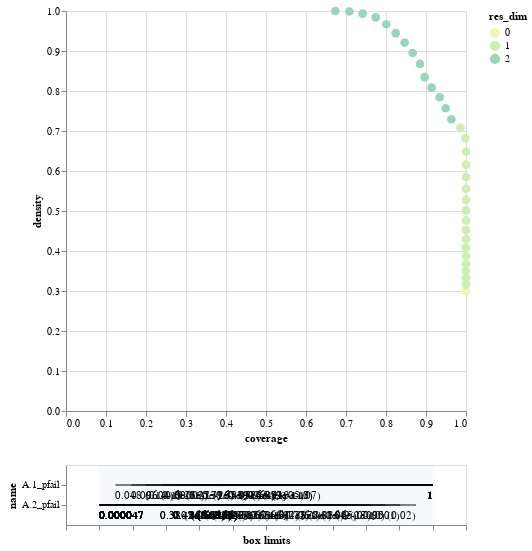

Write notebook code for a chart like this one.
### Code cell
box3_deaths_A2.inspect_tradeoff()

### Figure 1 — Vega-Lite specification as saved in the notebook (floating-point values rounded to 4 significant figures)
{"config": {"view": {"continuousWidth": 400, "continuousHeight": 300}}, "vconcat": [{"data": {"name": "data-b0875db9b9011133cccd7f2449bd724e"}, "mark": {"type": "circle", "size": 75}, "encoding": {"color": {"type": "ordinal", "field": "res_dim", "scale": {"range": ["#eff9b6", "#d0edb3", "#97d6b9", "#5dc0c0", "#31a5c2", "#1f80b8", "#2354a3", "#21318d"]}}, "opacity": {"condition": {"value": 1, "selection": "selector006"}, "value": 0.4}, "tooltip": [{"type": "ordinal", "field": "id"}, {"type": "quantitative", "field": "coverage", "format": ".2"}, {"type": "quantitative", "field": "density", "format": ".2"}, {"type": "ordinal", "field": "res_dim"}], "x": {"type": "quantitative", "field": "coverage"}, "y": {"type": "quantitative", "field": "density"}}, "height": 400, "selection": {"selector006": {"type": "single", "fields": ["id"]}}, "width": 400}, {"layer": [{"data": {"name": "data-f2ca88baea57e6dd75ff93fff05175c3"}, "mark": "rule", "encoding": {"x": {"type": "quantitative", "axis": {"grid": false, "labels": false, "title": "box limits"}, "field": "x_lower", "scale": {"domain": [0, 1], "padding": 0.1}}, "x2": {"field": "x_upper"}, "y": {"type": "nominal", "field": "name", "scale": {"padding": 1.0}}}, "transform": [{"calculate": "(datum.x1-datum.minimum)/(datum.maximum-datum.minimum)", "as": "x_lower"}, {"calculate": "(datum.x2-datum.minimum)/(datum.maximum-datum.minimum)", "as": "x_upper"}, {"filter": {"selection": "selector006"}}], "width": 400}, {"data": {"name": "data-f2ca88baea57e6dd75ff93fff05175c3"}, "mark": {"type": "text", "align": "left", "baseline": "top", "dy": 5}, "encoding": {"text": {"type": "ordinal", "field": "text"}, "x": {"type": "quantitative", "axis": {"grid": false, "labels": false, "title": "box limits"}, "field": "x_lower", "scale": {"domain": [0, 1], "padding": 0.1}}, "x2": {"field": "x_upper"}, "y": {"type": "nominal", "field": "name", "scale": {"padding": 1.0}}}, "transform": [{"calculate": "(datum.x1-datum.minimum)/(datum.maximum-datum.minimum)", "as": "x_lower"}, {"calculate": "(datum.x2-datum.minimum)/(datum.maximum-datum.minimum)", "as": "x_upper"}, {"filter": {"selection": "selector006"}}, {"calculate": "datum.qp_lower>0?format(datum.x1, \".2\")+\" (\"+format(datum.qp_lower, \".1~g\")+\")\" :format(datum.x1, \".2\")", "as": "text"}], "width": 400}, {"data": {"name": "data-f2ca88baea57e6dd75ff93fff05175c3"}, "mark": {"type": "text", "align": "right", "baseline": "top", "dy": 5}, "encoding": {"text": {"type": "ordinal", "field": "text"}, "x": {"type": "quantitative", "field": "x_upper"}, "x2": {"field": "x_upper"}, "y": {"type": "nominal", "field": "name", "scale": {"padding": 1.0}}}, "transform": [{"calculate": "(datum.x1-datum.minimum)/(datum.maximum-datum.minimum)", "as": "x_lower"}, {"calculate": "(datum.x2-datum.minimum)/(datum.maximum-datum.minimum)", "as": "x_upper"}, {"filter": {"selection": "selector006"}}, {"calculate": "datum.qp_upper>0?format(datum.x2, \".2\")+\" (\"+format(datum.qp_upper, \".1\")+\")\" :format(datum.x2, \".2\")", "as": "text"}], "width": 400}, {"data": {"name": "data-bb8d07f6df3d47a6a475317795287b23"}, "mark": {"type": "rect", "opacity": 0.05}, "encoding": {"x": {"type": "quantitative", "field": "start"}, "x2": {"field": "end"}}}, {"data": {"name": "data-d751713988987e9331980363e24189ce"}, "mark": "point", "encoding": {"x": {"type": "quantitative", "field": "x"}, "y": {"type": "nominal", "field": "name"}}, "transform": [{"filter": {"selection": "selector006"}}], "width": 400}, {"data": {"name": "data-d751713988987e9331980363e24189ce"}, "mark": {"type": "text", "align": "center", "baseline": "top", "dy": 5}, "encoding": {"text": {"type": "nominal", "field": "item"}, "x": {"type": "quantitative", "field": "x"}, "y": {"type": "nominal", "field": "name"}}, "transform": [{"filter": {"selection": "selector006"}}], "width": 400}]}], "$schema": "https://vega.github.io/schema/vega-lite/v4.8.1.json", "datasets": {"data-b0875db9b9011133cccd7f2449bd724e": [{"coverage": 1.0, "density": 0.3, "id": 0, "mass": 1.0, "mean": 0.3, "res_dim": 0}, {"coverage": 1.0, "density": 0.3158, "id": 1, "mass": 0.95, "mean": 0.3158, "res_dim": 1}, {"coverage": 1.0, "density": 0.3324, "id": 2, "mass": 0.9025, "mean": 0.3324, "res_dim": 1}, {"coverage": 1.0, "density": 0.35, "id": 3, "mass": 0.8572, "mean": 0.35, "res_dim": 1}, {"coverage": 1.0, "density": 0.3684, "id": 4, "mass": 0.8143, "mean": 0.3684, "res_dim": 1}, {"coverage": 1.0, "density": 0.3878, "id": 5, "mass": 0.7735, "mean": 0.3878, "res_dim": 1}, {"coverage": 1.0, "density": 0.4083, "id": 6, "mass": 0.7348, "mean": 0.4083, "res_dim": 1}, {"coverage": 1.0, "density": 0.4298, "id": 7, "mass": 0.698, "mean": 0.4298, "res_dim": 1}, {"coverage": 1.0, "density": 0.4525, "id": 8, "mass": 0.663, "mean": 0.4525, "res_dim": 1}, {"coverage": 1.0, "density": 0.4764, "id": 9, "mass": 0.6298, "mean": 0.4764, "res_dim": 1}, {"coverage": 1.0, "density": 0.5015, "id": 10, "mass": 0.5982, "mean": 0.5015, "res_dim": 1}, {"coverage": 1.0, "density": 0.5279, "id": 11, "mass": 0.5683, "mean": 0.5279, "res_dim": 1}, {"coverage": 1.0, "density": 0.5558, "id": 12, "mass": 0.5397, "mean": 0.5558, "res_dim": 1}, {"coverage": 1.0, "density": 0.5851, "id": 13, "mass": 0.5128, "mean": 0.5851, "res_dim": 1}, {"coverage": 1.0, "density": 0.616, "id": 14, "mass": 0.487, "mean": 0.616, "res_dim": 1}, {"coverage": 1.0, "density": 0.6486, "id": 15, "mass": 0.4625, "mean": 0.6486, "res_dim": 1}, {"coverage": 0.9983, "density": 0.6818, "id": 16, "mass": 0.4392, "mean": 0.6818, "res_dim": 1}, {"coverage": 0.9858, "density": 0.7088, "id": 17, "mass": 0.4173, "mean": 0.7088, "res_dim": 1}, {"coverage": 0.9633, "density": 0.7293, "id": 18, "mass": 0.3962, "mean": 0.7293, "res_dim": 2}, {"coverage": 0.9492, "density": 0.7568, "id": 19, "mass": 0.3762, "mean": 0.7568, "res_dim": 2}, {"coverage": 0.9342, "density": 0.7845, "id": 20, "mass": 0.3573, "mean": 0.7845, "res_dim": 2}, {"coverage": 0.9142, "density": 0.8084, "id": 21, "mass": 0.3392, "mean": 0.8084, "res_dim": 2}, {"coverage": 0.8967, "density": 0.8348, "id": 22, "mass": 0.3222, "mean": 0.8348, "res_dim": 2}, {"coverage": 0.885, "density": 0.8676, "id": 23, "mass": 0.306, "mean": 0.8676, "res_dim": 2}, {"coverage": 0.8667, "density": 0.895, "id": 24, "mass": 0.2905, "mean": 0.895, "res_dim": 2}, {"coverage": 0.8467, "density": 0.9211, "id": 25, "mass": 0.2757, "mean": 0.9211, "res_dim": 2}, {"coverage": 0.8242, "density": 0.9446, "id": 26, "mass": 0.2617, "mean": 0.9446, "res_dim": 2}, {"coverage": 0.8008, "density": 0.9668, "id": 27, "mass": 0.2485, "mean": 0.9668, "res_dim": 2}, {"coverage": 0.7742, "density": 0.9841, "id": 28, "mass": 0.236, "mean": 0.9841, "res_dim": 2}, {"coverage": 0.7417, "density": 0.9933, "id": 29, "mass": 0.224, "mean": 0.9933, "res_dim": 2}, {"coverage": 0.7083, "density": 0.9988, "id": 30, "mass": 0.2127, "mean": 0.9988, "res_dim": 2}, {"coverage": 0.6733, "density": 1.0, "id": 31, "mass": 0.202, "mean": 1.0, "res_dim": 2}], "data-f2ca88baea57e6dd75ff93fff05175c3": [{"x1": 4.725e-05, "x2": 0.9499, "name": "A.2_pfail", "id": 1, "minimum": 4.725e-05, "maximum": 1.0, "qp_lower": -1.0, "qp_upper": 0.01793}, {"x1": 4.725e-05, "x2": 0.9025, "name": "A.2_pfail", "id": 2, "minimum": 4.725e-05, "maximum": 1.0, "qp_lower": -1.0, "qp_upper": 1.377e-05}, {"x1": 4.725e-05, "x2": 0.8573, "name": "A.2_pfail", "id": 3, "minimum": 4.725e-05, "maximum": 1.0, "qp_lower": -1.0, "qp_upper": 1.736e-10}, {"x1": 4.725e-05, "x2": 0.8143, "name": "A.2_pfail", "id": 4, "minimum": 4.725e-05, "maximum": 1.0, "qp_lower": -1.0, "qp_upper": 3.558e-17}, {"x1": 4.725e-05, "x2": 0.7735, "name": "A.2_pfail", "id": 5, "minimum": 4.725e-05, "maximum": 1.0, "qp_lower": -1.0, "qp_upper": 1.29e-25}, {"x1": 4.725e-05, "x2": 0.7348, "name": "A.2_pfail", "id": 6, "minimum": 4.725e-05, "maximum": 1.0, "qp_lower": -1.0, "qp_upper": 8.046e-36}, {"x1": 4.725e-05, "x2": 0.698, "name": "A.2_pfail", "id": 7, "minimum": 4.725e-05, "maximum": 1.0, "qp_lower": -1.0, "qp_upper": 9.405e-48}, {"x1": 4.725e-05, "x2": 0.6631, "name": "A.2_pfail", "id": 8, "minimum": 4.725e-05, "maximum": 1.0, "qp_lower": -1.0, "qp_upper": 1.821e-61}, {"x1": 4.725e-05, "x2": 0.6297, "name": "A.2_pfail", "id": 9, "minimum": 4.725e-05, "maximum": 1.0, "qp_lower": -1.0, "qp_upper": 6.035e-77}, {"x1": 4.725e-05, "x2": 0.5984, "name": "A.2_pfail", "id": 10, "minimum": 4.725e-05, "maximum": 1.0, "qp_lower": -1.0, "qp_upper": 3.637e-94}, {"x1": 4.725e-05, "x2": 0.5683, "name": "A.2_pfail", "id": 11, "minimum": 4.725e-05, "maximum": 1.0, "qp_lower": -1.0, "qp_upper": 2.943e-113}, {"x1": 4.725e-05, "x2": 0.5398, "name": "A.2_pfail", "id": 12, "minimum": 4.725e-05, "maximum": 1.0, "qp_lower": -1.0, "qp_upper": 3.045e-134}, {"x1": 4.725e-05, "x2": 0.5127, "name": "A.2_pfail", "id": 13, "minimum": 4.725e-05, "maximum": 1.0, "qp_lower": -1.0, "qp_upper": 3.866e-157}, {"x1": 4.725e-05, "x2": 0.4871, "name": "A.2_pfail", "id": 14, "minimum": 4.725e-05, "maximum": 1.0, "qp_lower": -1.0, "qp_upper": 3.207e-182}, {"x1": 4.725e-05, "x2": 0.4626, "name": "A.2_pfail", "id": 15, "minimum": 4.725e-05, "maximum": 1.0, "qp_lower": -1.0, "qp_upper": 1.314e-209}, {"x1": 4.725e-05, "x2": 0.4392, "name": "A.2_pfail", "id": 16, "minimum": 4.725e-05, "maximum": 1.0, "qp_lower": -1.0, "qp_upper": 4.76e-238}, {"x1": 4.725e-05, "x2": 0.4173, "name": "A.2_pfail", "id": 17, "minimum": 4.725e-05, "maximum": 1.0, "qp_lower": -1.0, "qp_upper": 6.335e-259}, {"x1": 0.04818, "x2": 0.9999, "name": "A.1_pfail", "id": 18, "minimum": 9.592e-05, "maximum": 0.9999, "qp_lower": 0.03753, "qp_upper": -1.0}, {"x1": 4.725e-05, "x2": 0.4173, "name": "A.2_pfail", "id": 18, "minimum": 4.725e-05, "maximum": 1.0, "qp_lower": -1.0, "qp_upper": 5.049e-260}, {"x1": 0.09622, "x2": 0.9999, "name": "A.1_pfail", "id": 19, "minimum": 9.592e-05, "maximum": 0.9999, "qp_lower": 1.746e-05, "qp_upper": -1.0}, {"x1": 4.725e-05, "x2": 0.4173, "name": "A.2_pfail", "id": 19, "minimum": 4.725e-05, "maximum": 1.0, "qp_lower": -1.0, "qp_upper": 6.339e-265}, {"x1": 0.1391, "x2": 0.9999, "name": "A.1_pfail", "id": 20, "minimum": 9.592e-05, "maximum": 0.9999, "qp_lower": 5.634e-11, "qp_upper": -1.0}, {"x1": 4.725e-05, "x2": 0.4173, "name": "A.2_pfail", "id": 20, "minimum": 4.725e-05, "maximum": 1.0, "qp_lower": -1.0, "qp_upper": 1.937e-271}, {"x1": 0.1873, "x2": 0.9999, "name": "A.1_pfail", "id": 21, "minimum": 9.592e-05, "maximum": 0.9999, "qp_lower": 2.731e-17, "qp_upper": -1.0}, {"x1": 4.725e-05, "x2": 0.4173, "name": "A.2_pfail", "id": 21, "minimum": 4.725e-05, "maximum": 1.0, "qp_lower": -1.0, "qp_upper": 6.067e-272}, {"x1": 0.2263, "x2": 0.9999, "name": "A.1_pfail", "id": 22, "minimum": 9.592e-05, "maximum": 0.9999, "qp_lower": 5.482e-26, "qp_upper": -1.0}, {"x1": 4.725e-05, "x2": 0.4173, "name": "A.2_pfail", "id": 22, "minimum": 4.725e-05, "maximum": 1.0, "qp_lower": -1.0, "qp_upper": 5.916e-278}, {"x1": 0.2685, "x2": 0.9999, "name": "A.1_pfail", "id": 23, "minimum": 9.592e-05, "maximum": 0.9999, "qp_lower": 8.793e-40, "qp_upper": -1.0}, {"x1": 4.725e-05, "x2": 0.4173, "name": "A.2_pfail", "id": 23, "minimum": 4.725e-05, "maximum": 1.0, "qp_lower": -1.0, "qp_upper": 6.961e-287}, {"x1": 0.3077, "x2": 0.9999, "name": "A.1_pfail", "id": 24, "minimum": 9.592e-05, "maximum": 0.9999, "qp_lower": 2.662e-53, "qp_upper": -1.0}, {"x1": 4.725e-05, "x2": 0.4173, "name": "A.2_pfail", "id": 24, "minimum": 4.725e-05, "maximum": 1.0, "qp_lower": -1.0, "qp_upper": 4.778e-293}, {"x1": 0.35, "x2": 0.9999, "name": "A.1_pfail", "id": 25, "minimum": 9.592e-05, "maximum": 0.9999, "qp_lower": 3.081e-68, "qp_upper": -1.0}, {"x1": 4.725e-05, "x2": 0.4173, "name": "A.2_pfail", "id": 25, "minimum": 4.725e-05, "maximum": 1.0, "qp_lower": -1.0, "qp_upper": 2.976e-296}, {"x1": 0.3859, "x2": 0.9999, "name": "A.1_pfail", "id": 26, "minimum": 9.592e-05, "maximum": 0.9999, "qp_lower": 1.773e-83, "qp_upper": -1.0}, {"x1": 4.725e-05, "x2": 0.4173, "name": "A.2_pfail", "id": 26, "minimum": 4.725e-05, "maximum": 1.0, "qp_lower": -1.0, "qp_upper": 2.916e-301}, {"x1": 0.3859, "x2": 0.9999, "name": "A.1_pfail", "id": 27, "minimum": 9.592e-05, "maximum": 0.9999, "qp_lower": 6.395e-91, "qp_upper": -1.0}, {"x1": 4.725e-05, "x2": 0.3975, "name": "A.2_pfail", "id": 27, "minimum": 4.725e-05, "maximum": 1.0, "qp_lower": -1.0, "qp_upper": 4.865e-319}, {"x1": 0.42, "x2": 0.9999, "name": "A.1_pfail", "id": 28, "minimum": 9.592e-05, "maximum": 0.9999, "qp_lower": 1.19e-105, "qp_upper": -1.0}, {"x1": 4.725e-05, "x2": 0.3975, "name": "A.2_pfail", "id": 28, "minimum": 4.725e-05, "maximum": 1.0, "qp_lower": -1.0, "qp_upper": 5.63e-322}, {"x1": 0.447, "x2": 0.9999, "name": "A.1_pfail", "id": 29, "minimum": 9.592e-05, "maximum": 0.9999, "qp_lower": 8.593e-113, "qp_upper": -1.0}, {"x1": 4.725e-05, "x2": 0.3975, "name": "A.2_pfail", "id": 29, "minimum": 4.725e-05, "maximum": 1.0, "qp_lower": -1.0, "qp_upper": 3.831e-320}, {"x1": 0.447, "x2": 0.9999, "name": "A.1_pfail", "id": 30, "minimum": 9.592e-05, "maximum": 0.9999, "qp_lower": 2.069e-110, "qp_upper": -1.0}, {"x1": 4.725e-05, "x2": 0.3772, "name": "A.2_pfail", "id": 30, "minimum": 4.725e-05, "maximum": 1.0, "qp_lower": -1.0, "qp_upper": 6.52e-316}, {"x1": 0.4695, "x2": 0.9999, "name": "A.1_pfail", "id": 31, "minimum": 9.592e-05, "maximum": 0.9999, "qp_lower": 3.179e-107, "qp_upper": -1.0}, {"x1": 4.725e-05, "x2": 0.3772, "name": "A.2_pfail", "id": 31, "minimum": 4.725e-05, "maximum": 1.0, "qp_lower": -1.0, "qp_upper": 3.097e-305}], "data-bb8d07f6df3d47a6a475317795287b23": [{"start": 0, "end": 1}], "data-d751713988987e9331980363e24189ce": []}}
